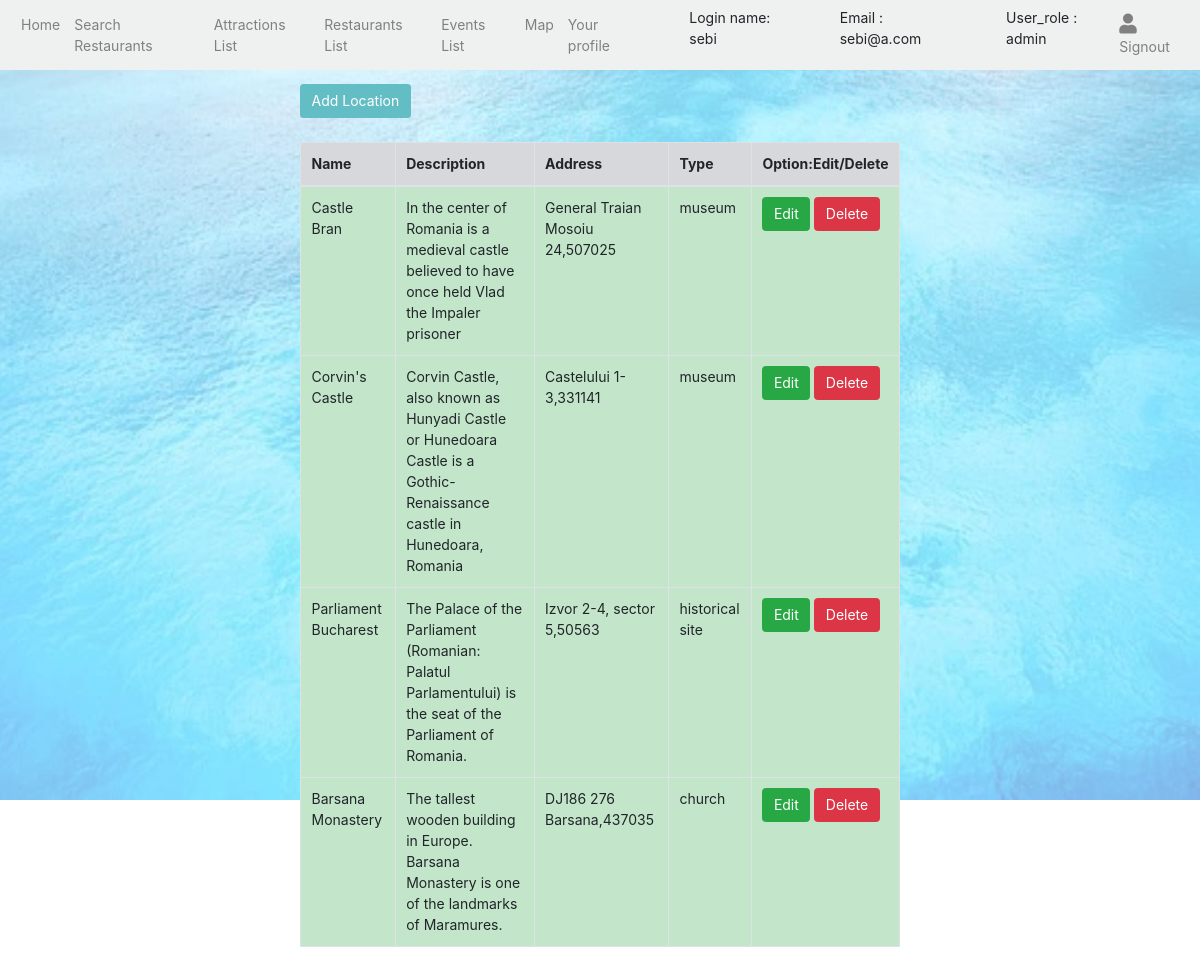
The app's page /locations.php (signed in) with its own data.
### tables this page shows
CREATE TABLE `user` (
  `userID` int(11) NOT NULL,
  `username` varchar(55) DEFAULT NULL,
  `user_email` varchar(100) NOT NULL,
  `password` varchar(300) NOT NULL,
  `fk_user_roleID` int(11) DEFAULT NULL,
  `fk_profileID` int(11) NOT NULL
);

CREATE TABLE `user_role` (
  `roleID` int(11) NOT NULL,
  `user_role` enum('admin','user') NOT NULL
);

CREATE TABLE `places` (
  `placeID` int(11) NOT NULL,
  `name` varchar(100) DEFAULT NULL,
  `fk_typeID` int(11) DEFAULT NULL,
  `fk_imageID` int(11) DEFAULT NULL,
  `description` varchar(300) DEFAULT NULL
);

CREATE TABLE `address` (
  `addressID` int(25) NOT NULL,
  `street` varchar(100) DEFAULT NULL,
  `city` varchar(55) DEFAULT NULL,
  `country` varchar(55) DEFAULT NULL,
  `ZIP` int(11) DEFAULT NULL,
  `fk_restID` int(11) DEFAULT NULL,
  `fk_eventID` int(11) DEFAULT NULL,
  `fk_placeID` int(11) DEFAULT NULL
);

CREATE TABLE `type` (
  `typeID` int(11) NOT NULL,
  `type_name` varchar(55) NOT NULL,
  `fk_categoryID` int(11) DEFAULT NULL
);

### locations.php (the view, shortened to what this page needs)
<?php
include "connection.php";
?>
<!DOCTYPE html>
<html>
<head>
	<link rel="stylesheet" href="./css/style.css">
	<link rel="stylesheet" href="https://stackpath.bootstrapcdn.com/bootstrap/4.1.3/css/bootstrap.min.css">
	<link rel="stylesheet" href="https://use.fontawesome.com/releases/v5.3.1/css/all.css">
	<link rel="stylesheet" href="https://unpkg.com/aos@next/dist/aos.css"/>
</head>
<body>
<?php include 'header.php'; ?>
<div class="manageUser">
    <?php if (isset($_SESSION['admin'])!=""){  ?>
    <a href="./actions/create_place.php"><button class="btn my-3" type="button">Add Location</button></a>
<?php } ?>
    <div class="table">
     <table class="table table-bordered">
        <thead>
            <tr class="table-secondary">
                <th>Name</th>
                <th>Description</th>
                <th>Address</th>
                <th>Type</th>
                <?php if (isset($_SESSION['admin'])!=""){  ?>
                <th>Option:Edit/Delete</th>
            <?php } ?>
            </tr>
        </thead>
        <tbody>
              <?php
            $sql = "SELECT places.placeID, places.name, places.description, places.fk_typeID, address.street, address.city, address.country, Type.type_name, address.ZIP FROM places
            left join address
            on address.fk_placeID=places.placeID
            left join Type
            on Type.typeID=places.fk_typeID";
            $result = $conn->query($sql);
            if($result->num_rows > 0) {
                while($row = $result->fetch_assoc()) {
                    echo "<tr class='table-success'>
                        <td>".$row['name']."</td>
                        <td>".$row['description']."</td>
                        <td>".$row['street'].",".$row['ZIP']."</td>
                        <td>".$row['type_name']."</td>";
                        if (isset($_SESSION['admin'])!=""){
                        echo "<td>
                            <a href='update_place.php?id=".$row['placeID']."'><button class='btn btn-success' type='button'>Edit</button></a>
                            <a href='delete_location.php?id=".$row['placeID']."'><button class='btn btn-danger' type='button'>Delete</button></a>
                        </td>
                    </tr>";}
                }
            } else {
                echo "<tr><td colspan='5'><center>No Data Avaliable</center></td></tr>";
            }
            ?>
        </tbody>
    </table>
    </div>
</div>
</body>
</html>

### header.php (shortened to what this page needs)
<?php
require_once 'connection.php';
$res=mysqli_query($conn, "SELECT * FROM user, user_role WHERE userID=".$_SESSION['user']);
$userRow=mysqli_fetch_array($res, MYSQLI_ASSOC);
 ?>
<nav class="navbar navbar-expand-lg navbar-light" id="navbar">
  <div class="collapse navbar-collapse" id="navbarNav">
    <ul class="navbar-nav">
      <li class="nav-item active">
        <a class="nav-link" href="index.php">Home <span class="sr-only">(current)</span></a>
      </li>
      <li class="nav-item">
        <a class="nav-link" href="restaurant_display.php">Search Restaurants</a>
      </li>
       <li class="nav-item">
        <a class="nav-link" href="locations.php">Attractions List</a>
      </li>
      <li class="nav-item">
        <a class="nav-link" href="restaurants.php">Restaurants List</a>
      </li>
      <li class="nav-item">
        <a class="nav-link" href="events.php">Events List</a>
      </li>
      <li class="nav-item">
        <a class="nav-link" href="map.php">Map</a>
      </li>
      <li class="nav-item">
        <a class="nav-link" href="user_profile.php">Your profile</a>
      </li>
    </ul>
</div>
<ul>
<?php
        if (isset($_SESSION['user'])) {
          $displayName = $userRow['username'];
          echo "Login name",": ", $displayName," ";
        }
?>
</ul>
<ul>
<?php
        if (isset($_SESSION['user'])) {
          $displayEmail = $userRow['user_email'];
          echo "Email ", ": ", $displayEmail, "  ";
        }
?>
</ul>
<ul>
<?php
        if (isset($_SESSION['user'])) {
          $displayRole = $userRow['user_role'];
          echo "User_role ", ": ", $displayRole, "  ";
        }
?>
</ul>
<?php if(isset($_SESSION['user'])!="" ) {?>
<ul class="nav navbar-nav ml-auto" id="nav-right"  >
      <li><a href="logout.php?logout"><i class="fas fa-user"></i>Signout</a></li>
    </ul>
</nav>
<?php } ?>

### css/style.css (style rules this page uses)
* { font-size: 14px; }
#nav-right i { color: gray; font-size: 20px; }
.nav-link { color: black; }
#navbar, .section1 { background-color: #EFF0F0; }
#navbar a { color:gray; }
#social-links, .btn { background-color: #62BDC5; }
.btn { color: white; }
.manageUser { width: 50%; margin: auto; }
table { width: 100%; margin-top: 10px; }

### locations.php (style rules this page uses)
body { background-image: linear-gradient(rgba(255,255,255,.5), rgba(255,255,255,.5)), url("./img/back2.jpg"); background-repeat: no-repeat; background-attachment: fixed; background-size: 100vw 100vh; }

### records on screen
user: username "sebi", user_email "sebi@a.com"
user_role: user_role "admin"
places: name "Castle Bran", description "In the center of Romania is a medieval castle believed to have once held Vlad the Impaler prisoner", address.street "General Traian Mosoiu 24", address.ZIP "507025", fk_typeID.type_name "museum"
places: name "Corvin's Castle", description "Corvin Castle, also known as Hunyadi Castle or Hunedoara Castle is a Gothic-Renaissance castle in Hunedoara, Romania", address.street "Castelului 1-3", address.ZIP "331141", fk_typeID.type_name "museum"
places: name "Parliament Bucharest", description "The Palace of the Parliament (Romanian: Palatul Parlamentului) is the seat of the Parliament of Romania.", address.street "Izvor 2-4, sector 5", address.ZIP "50563", fk_typeID.type_name "historical site"
places: name "Barsana Monastery", description "The tallest wooden building in Europe. Barsana Monastery is one of the landmarks of Maramures.", address.street "DJ186 276 Barsana", address.ZIP "437035", fk_typeID.type_name "church"
